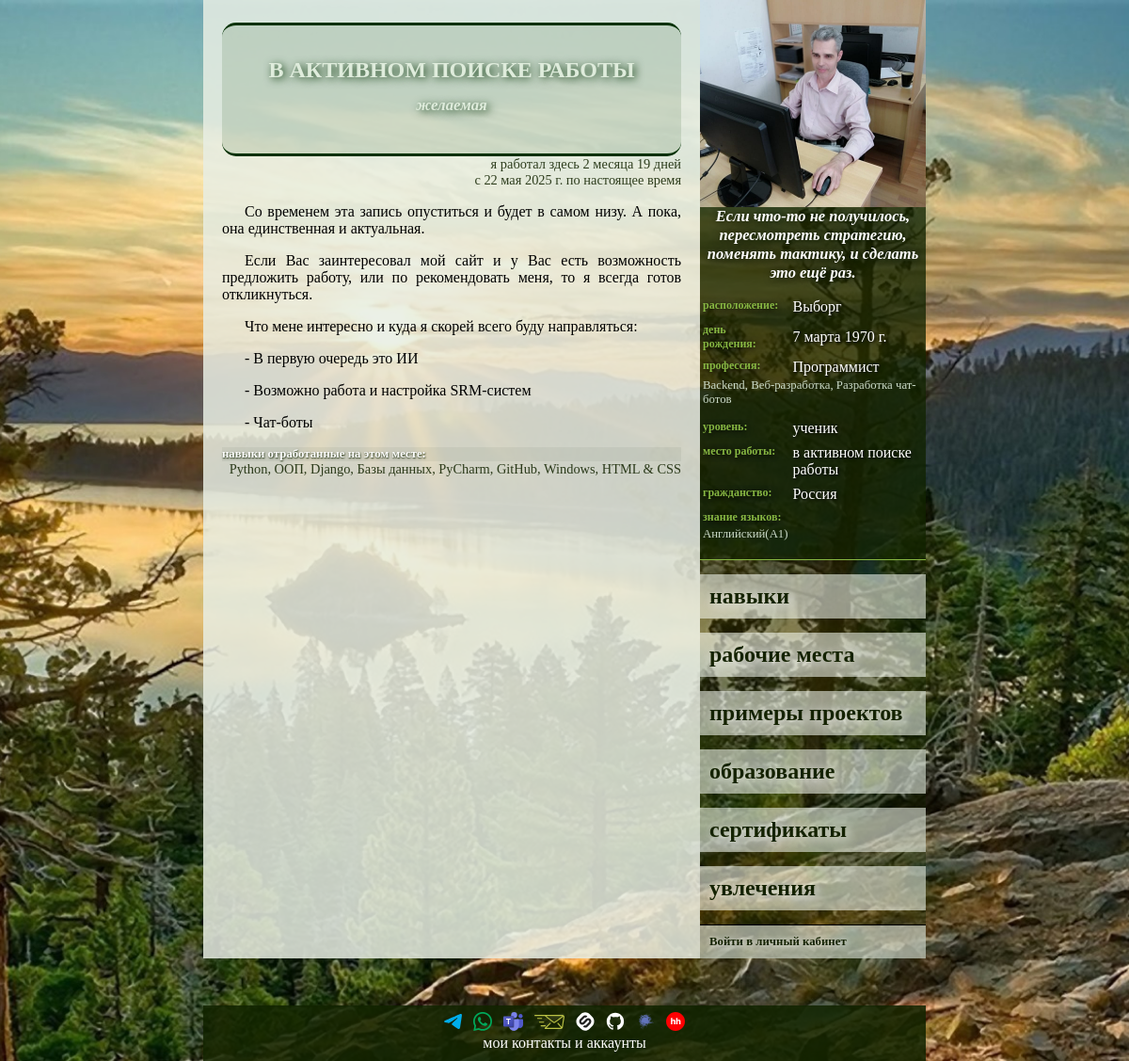
/1/data/working/1, run on an earlier commit of the app's database.
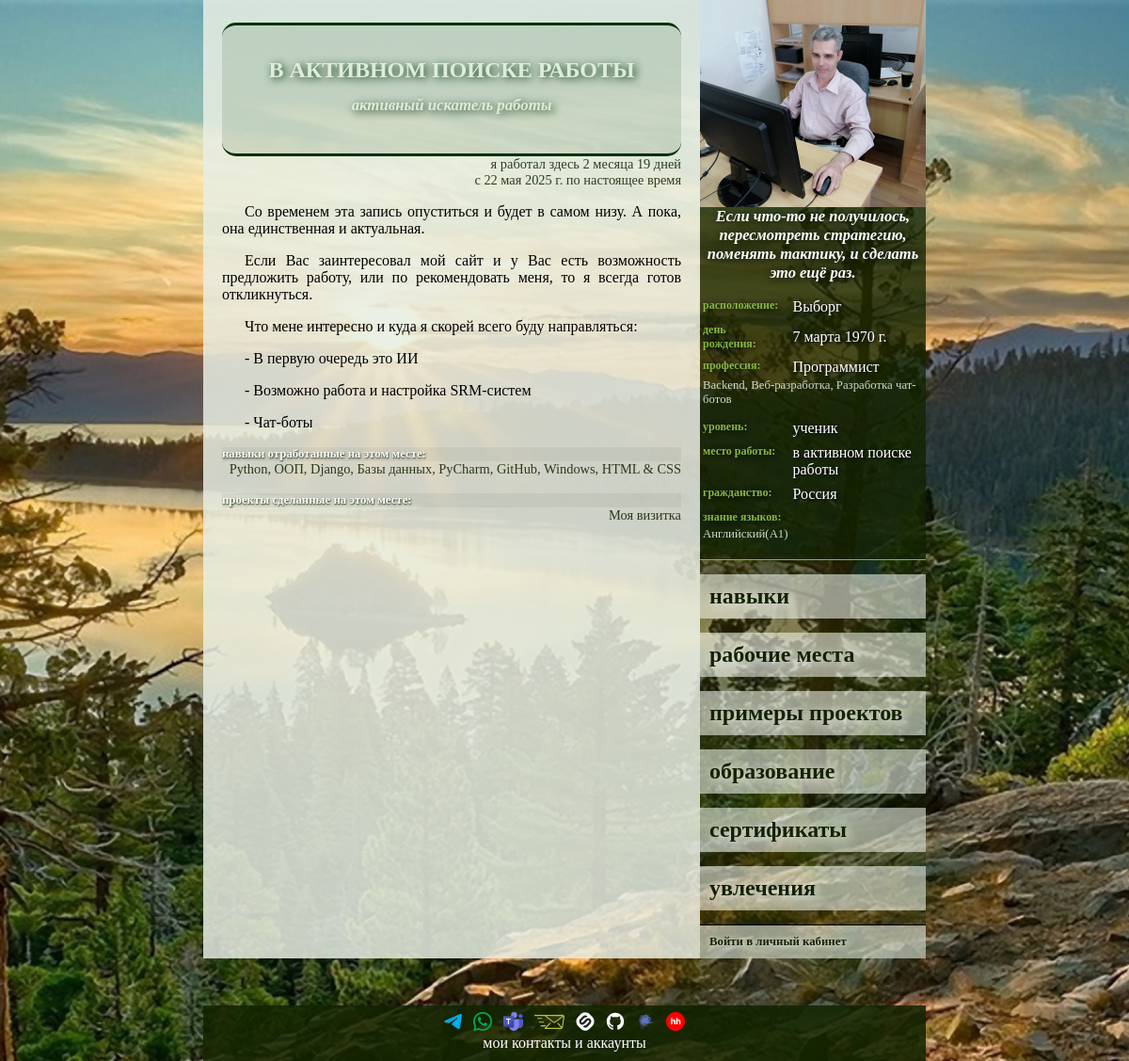
And on a later commit of the database.
### new/models.py (models this page shows, shortened)
class Generalization(models.Model):
    name = models.CharField(max_length=500, unique=True, verbose_name="Наименование")
    description = models.TextField(verbose_name="Описание")
    def __str__(self):
        return self.name
    class Meta:
        abstract = True

class StartAndEndDates(models.Model):
    start_date = models.DateField(blank=True, null=True, verbose_name="Дата начала")
    end_date = models.DateField(blank=True, null=True, verbose_name="Дата конца")
    start_date: Optional[date]
    end_date: Optional[date]
    @property
    def period_length_display(self):
        if not self.start_date:
            return "—"
        end = self.end_date or date.today()
        delta = relativedelta(end, self.start_date)
        parts = []
        if delta.years:
            parts.append(f"{delta.years} {self._declension(delta.years, 'год', 'года', 'лет')}")
            if delta.months:
                parts.append(f"{delta.months} {self._declension(delta.months, 'месяц', 'месяца', 'месяцев')}")
            if delta.days:
                parts.append(f"{delta.days} {self._declension(delta.days, 'день', 'дня', 'дней')}")
        elif delta.months:
            parts.append(f"{delta.months} {self._declension(delta.months, 'месяц', 'месяца', 'месяцев')}")
            if delta.days:
                parts.append(f"{delta.days} {self._declension(delta.days, 'день', 'дня', 'дней')}")
        else:
            parts.append(f"{delta.days} {self._declension(delta.days, 'день', 'дня', 'дней')}")
        return " ".join(parts)
    @staticmethod
    def _declension(number, form1, form2, form5):
        if number % 10 == 1 and number % 100 != 11:
            return form1
        elif 2 <= number % 10 <= 4 and (number % 100 < 10 or number % 100 >= 20):
            return form2
        else:
            return form5
    class Meta:
        abstract = True

class LinkToTheOriginal(models.Model):
    link_to_the_original = models.URLField(blank=True, null=True, verbose_name="Ссылка на оригинал")
    class Meta:
        abstract = True

class Working(Generalization, StartAndEndDates, LinkToTheOriginal):
    position = models.CharField(max_length=255, verbose_name="Должность")
    used_skills = models.ManyToManyField(
        Skill,
        blank=True,
        related_name="i_worked_for",
        verbose_name="Навыки полученные на этой работе",
    )
    class Meta:
        verbose_name = "Рабочее место"
        verbose_name_plural = "Рабочие места"

class Skill(Generalization):
    LEVEL_OF_OWNERSHIP = {
        "JN": "Базовый",
        "MD": "Средний",
        "SN": "Продвинутый",
    }
    level = models.CharField(
        max_length=2,
        choices=LEVEL_OF_OWNERSHIP,
        null=True,
        blank=True,
        verbose_name="Уровень владения навыком",
    )
    class Meta:
        verbose_name = "Навык"
        verbose_name_plural = "Навыки"

class Project(Generalization, StartAndEndDates, LinkToTheOriginal):
    used_skills = models.ManyToManyField(
        Skill,
        blank=True,
        related_name="projects",
        verbose_name="В проекте использованы навыки",
    )
    job = models.ForeignKey(
        Working,
        null=True,
        blank=True,
        on_delete=models.SET_NULL,
        related_name="projects",
        verbose_name="Рабочее место проекта",
    )
    class Meta:
        verbose_name = "Проект"
        verbose_name_plural = "Проекты"

### new/views.py (the view)
class DetailedOfWorking(GetContext, DetailView):
    template_name = "new/detailed_of_working.html"
    model = Working
    context_object_name = "working"

### new/models.py (called while the page is built)
    def __str__(self):
        return self.name

    def __str__(self):
        return self.name

    def __str__(self):
        return self.name

    def __str__(self):
        return self.name

    def __str__(self):
        return self.name

    def __str__(self):
        return f"{self.name}({self.level})"

### new/views.py (called while the page is built)
    def get_context_data(self, **kwargs):
        context = super().get_context_data(**kwargs)
        context['i_am'] = MyUser.objects.get(id=1)
        return context

### new/templates/new/detailed_of_working.html (shortened to what this page needs)
{%extends 'base.html'%}
{% block body %}
<div class="name_user">
    <div class="under_name_user">
        {{ working.name }}<br>
        <span class="subtitle">{{ working.position }}</span>
    </div>
</div>
<div class="specifics">
    <p>
        я работал здесь {{working.period_length_display }}<br>
        с {{working.start_date}}
        по
        {% if working.end_date is none %}
            настоящее время
        {% else %}
            {{working.end_date}}
        {% endif %}
    </p>
    <div class="main_text">
        {{ working.description|linebreaks }}
    </div>
    {% if working.used_skills.all %}
        <h4>навыки отработанные на этом месте:</h4>
        <p>{{ working.used_skills.all|join:", " }}</p>
    {% endif %}
    {% if working.projects.all %}
        <h4>проекты сделанные на этом месте:</h4>
        <p>{{ working.projects.all|join:", " }}</p>
    {% endif %}
</div>
{% endblock body %}

What changed in the data, as far as the page shows it:
changed Working "В АКТИВНОМ ПОИСКЕ РАБОТЫ": position "желаемая" → "активный искатель работы"; projects.all (not shown) → "Моя визитка"
Also different on the page:
text now shown: "проекты сделанные на этом месте:"
